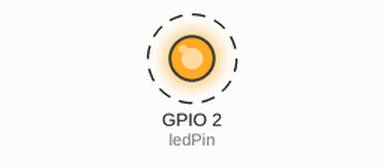
This sketch was run on a simulated ESP32. Parts: output pins drawn as LEDs (lit = HIGH). Dashed ring = blinking.

Above: at 0.5 s.
Timing chart, 0 to 4.6 s (numbered marks = the images above):
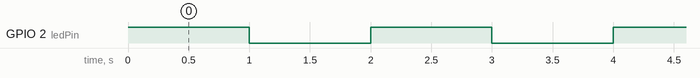

The sketch:

Code1.ino
```cpp
/*
 * Arquivo:     Code1.ino
 * Autor:       Prof. Rodrigo Rimoldi de Lima
 *
 * Criacao:     30/07/2024
 *
 * Descricao:   Codigo desenvolvido para piscar um LED e desenvolver o
 *              primeiro contato com a programacao do ESP32.
 */

// Definições de variáveis e constantes
#define ledPin  2     // GPIO2
#define timer   1000  // Tempo definido

// Parametrizações do dispositivo
void setup() {
  // Definição do modo operacional de cada pino
  pinMode(ledPin, OUTPUT);  // Saída digital
}

//Loop infinito
void loop() {
  // Liga o LED
  digitalWrite(ledPin, HIGH);
  // Espera por 1 segundo
  delay(timer);
  // Desliga o LED
  digitalWrite(ledPin, LOW);
  // Espera por 1 segundo
  delay(timer);
}
```

Measured:
- by itself, GPIO 2 (ledPin): alternates HIGH for 1.0 s and LOW for 1.0 s
